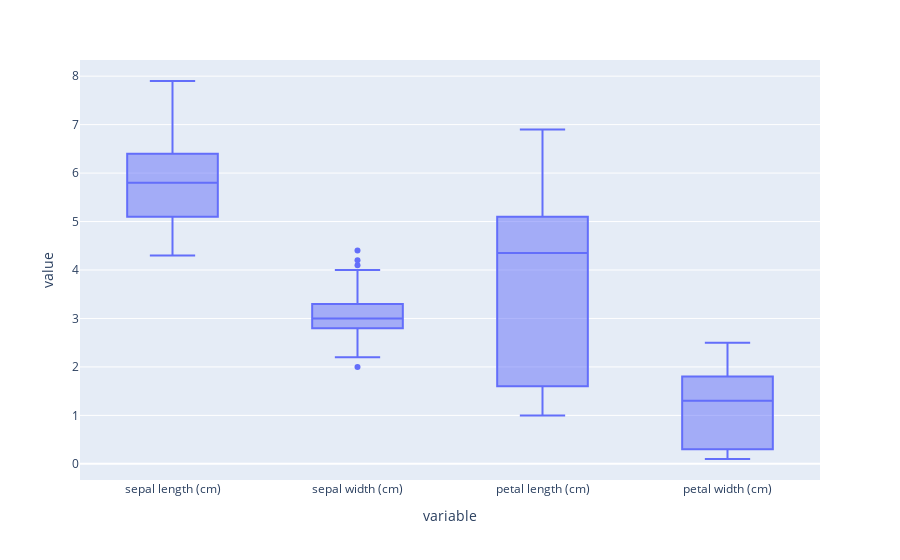

Notebook code for this chart:
### Code cell
fig = px.box(iris.data)
fig.show()

### Figure 1 — Plotly figure (JSON) as saved in the notebook; plotly's stock layout.template omitted (floating-point values rounded to 4 significant figures; data arrays with more than 128 entries replaced by an {"elided": "..."} marker saying what was removed)
{"data": [{"alignmentgroup": "True", "hovertemplate": "variable=%{x}<br>value=%{y}<extra></extra>", "legendgroup": "", "marker": {"color": "#636efa"}, "name": "", "notched": false, "offsetgroup": "", "orientation": "v", "showlegend": false, "type": "box", "x": {"elided": "600 str values"}, "x0": " ", "xaxis": "x", "y": {"elided": "600 float values"}, "y0": " ", "yaxis": "y"}], "layout": {"boxmode": "group", "legend": {"tracegroupgap": 0}, "margin": {"t": 60}, "xaxis": {"anchor": "y", "domain": [0, 1], "title": {"text": "variable"}}, "yaxis": {"anchor": "x", "domain": [0, 1], "title": {"text": "value"}}}}
